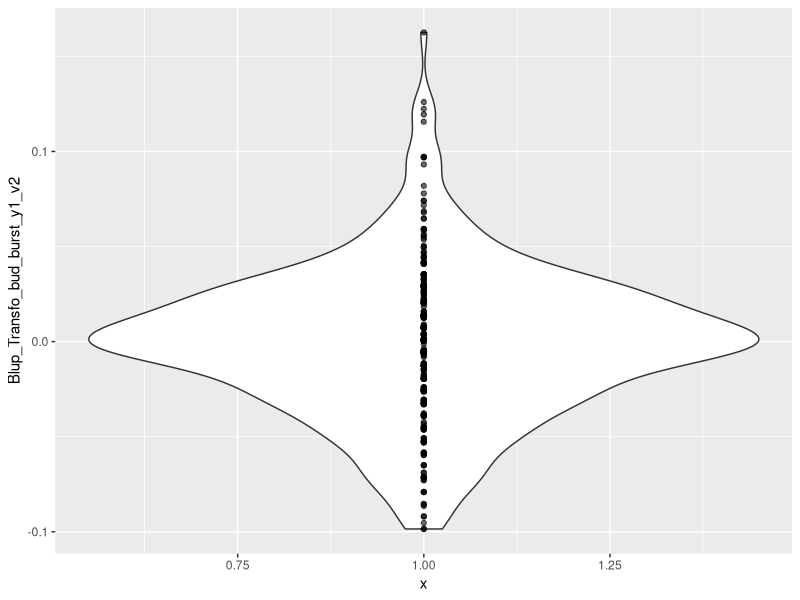

Source code (R):
## ---- chunk 1
library(tidyverse)
library(ggplot2)
## ---- chunk 2
header <- readLines("../input/pheno_output_table_blup_20220428.txt",n=1)
header <- header %>%
  str_split("\t") %>%
  unlist()
## ---- chunk 3
pheno <- read_tsv("../input/pheno_output_table_blup_20220428.txt",col_names = header,comment = "Old")
pheno
## ---- chunk 4
pheno.sum <- as.data.frame(matrix(header[-1], nrow = 68))
data.n <- c()
for (i in 2:69) {
  noNA <- !is.na(pheno[[i]])
  noNA <- noNA[noNA == TRUE]
  data.n <- c(data.n, length(noNA))
}
pheno.sum <- cbind(pheno.sum,data.n) %>%
  arrange(desc(data.n))
pheno.sum
## ---- chunk 5
pheno %>%
  ggplot(aes(x=1,y=Blup_Transfo_bud_burst_y1_v2)) +
  geom_violin() +
  geom_point(alpha=0.6)
## ---- chunk 6
pheno %>%
  arrange(desc(Blup_Transfo_AUC_bud_burst_y1_y2)) %>%
  select(Old.Name,Blup_Transfo_AUC_bud_burst_y1_y2,everything())
